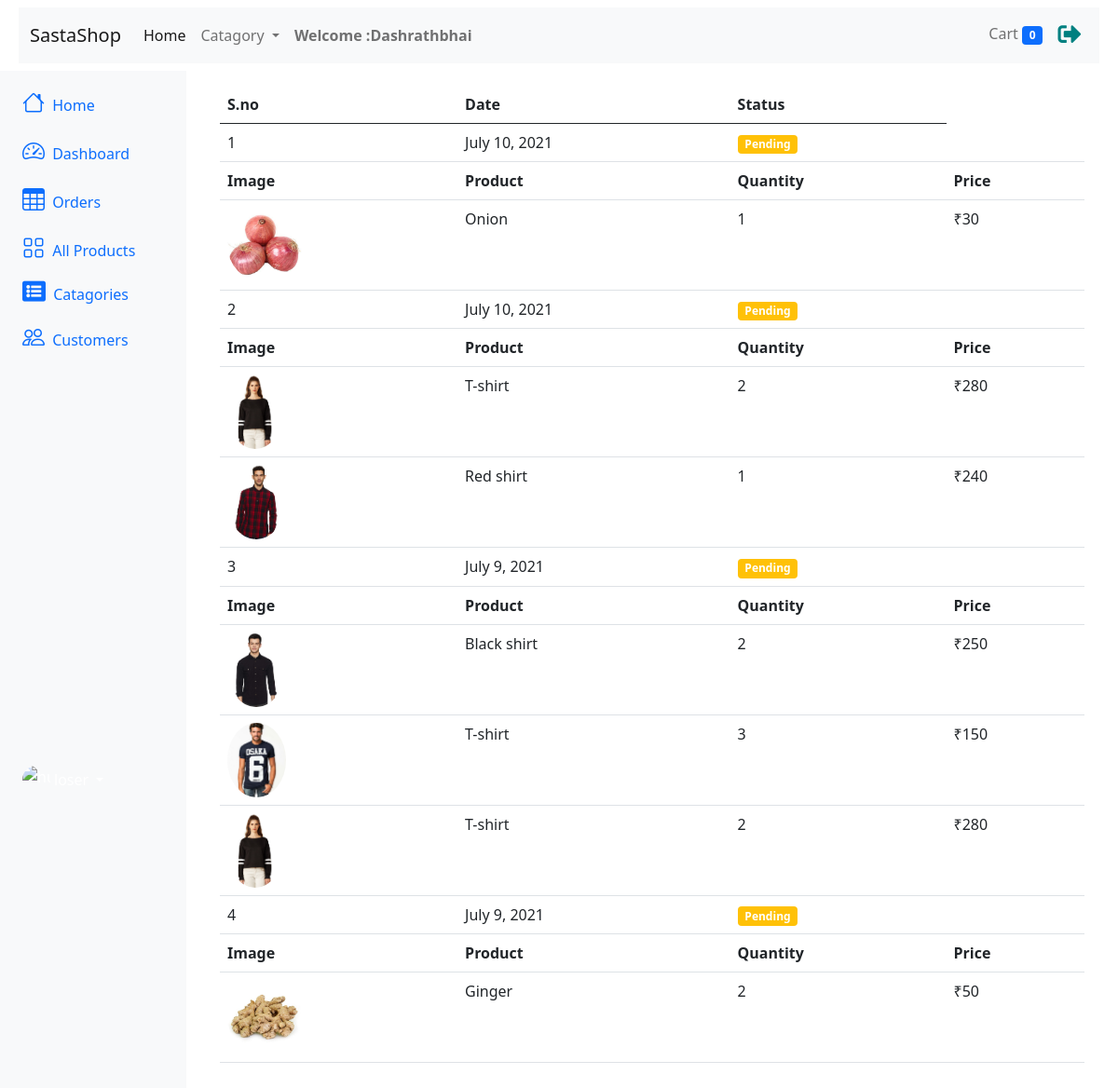
The app's page /order (signed in) with its own data.
### store/models.py (models this page shows, shortened)
class Customer(models.Model):
    first_name = models.CharField(max_length=50)
    last_name = models.CharField(max_length=50)
    phone = models.CharField(max_length=15)
    email = models.EmailField()
    password = models.CharField(max_length=500)

class Order(models.Model):
    customer = models.ForeignKey(Customer,on_delete=models.CASCADE)
    address = models.CharField(max_length=50,default='')
    date = models.DateField(default=datetime.datetime.today)
    status = models.BooleanField(default=False)

class OrderDetail(models.Model):
    order = models.ForeignKey(Order,on_delete=models.CASCADE)
    product = models.ForeignKey(Product,on_delete=models.CASCADE)
    quantity = models.IntegerField(default=1)
    price = models.IntegerField()

class Product(models.Model):
    name = models.CharField(max_length=50)
    price = models.IntegerField(default=0)
    description = models.CharField(max_length=100,default='')
    image = models.ImageField(upload_to='uploads/products/')
    catagory = models.ForeignKey(Catagory,on_delete=models.CASCADE,default=1)
    def __str__(self):
        return self.name

### store/views.py (the view)
    def middleware(request):
        returnUrl = request.META['PATH_INFO']
        if not request.session.get('user'):
            return redirect(f'login?return_url={returnUrl}')
        response = get_response(request)
        return response

### store/templatetags/cart.py (called while the page is built)
@register.filter(name='currency')
def currency(number):
    return "₹"+str(number)

### store/views.py (called while the page is built)
def auth_middleware(get_response):
    def middleware(request):
        returnUrl = request.META['PATH_INFO']
        if not request.session.get('user'):
            return redirect(f'login?return_url={returnUrl}')
        response = get_response(request)
        return response
    return middleware

    def get(self,request):
        orders = Order.objects.filter(customer=Customer(id = request.session.get('customer_id'))).order_by('-date')
        order_detail = OrderDetail.objects.all()
        print(order_detail)
        context={
            'orders':orders,
            'order_detail':order_detail,
        }
        return render(request,"store/order.html",context)

### store/templates/store/order.html (shortened to what this page needs)
{% extends 'store/main.html' %} {% block content %}{% load cart %}
<div class="container-fluid">
  {% include 'store/navbar.html' %}
  <div class="row flex-nowrap">
    <div class="col-auto col-md-3 col-xl-2 px-sm-2 px-0 bg-light">
      <div
        class="
          d-flex
          flex-column
          align-items-center align-items-sm-start
          px-3
          pt-2
          text-white
          min-vh-100
        "
      >
        <ul
          class="
            nav nav-pills
            flex-column
            mb-sm-auto mb-0
            align-items-center align-items-sm-start
          "
          id="menu"
        >
          <li class="nav-item">
            <a href="#" class="nav-link align-middle px-0">
              <i class="fs-4 bi-house"></i>
              <span class="ms-1 d-none d-sm-inline">Home</span>
            </a>
          </li>
          <li>
            <a
              href="#submenu1"
              data-bs-toggle="collapse"
              class="nav-link px-0 align-middle"
            >
              <i class="fs-4 bi-speedometer2"></i>
              <span class="ms-1 d-none d-sm-inline">Dashboard</span>
            </a>
          </li>
          {% if user %}
          <li>
            <a href="{% url 'order' %}" class="nav-link px-0 align-middle">
              <i class="fs-4 bi-table"></i>
              <span class="ms-1 d-none d-sm-inline">Orders</span></a
            >
          </li>
          {% endif %}
          <li>
            <a href="/" class="nav-link px-0 align-middle">
              <i class="fs-4 bi-grid"></i>
              <span class="ms-1 d-none d-sm-inline">All Products</span></a
            >
          </li>
          <li>
            <a
              href="#submenu2"
              data-bs-toggle="collapse"
              class="nav-link px-0 align-middle"
            >
              <i
                class="fa fa-list-alt"
                style="font-size: 25px"
                aria-hidden="true"
              ></i>
              <span class="ms-1 d-none d-sm-inline">Catagories</span></a
            >
          </li>
          <li>
            <a href="#" class="nav-link px-0 align-middle">
              <i class="fs-4 bi-people"></i>
              <span class="ms-1 d-none d-sm-inline">Customers</span>
            </a>
          </li>
        </ul>
        <div class="dropdown pb-4">
          <a
            href="#"
            class="
              d-flex
              align-items-center
              text-white text-decoration-none
              dropdown-toggle
            "
            id="dropdownUser1"
            data-bs-toggle="dropdown"
            aria-expanded="false"
          >
            <img
              src="https://github.com/mdo.png"
              alt="hugenerd"
              width="30"
              height="30"
              class="rounded-circle"
            />
            <span class="d-none d-sm-inline mx-1">loser</span>
          </a>
        </div>
      </div>
    </div>
    <div class="col py-3">
      <div class="container-fluid">
        <table class="table">
          <tr>
            <th>S.no</th>
            <th>Date</th>
            <th>Status</th>
          </tr>
          <tbody>
            {% for o in orders %}
            <tr>
              <td>{{forloop.counter}}</td>
              <td>{{o.date }}</td>
              {% if o.status %}
              <td><small class="badge bg-success">Completed</small></td>
              {% else %}
              <td><small class="badge bg-warning">Pending</small></td>
              {% endif %}
              <td>
                <tr>
                  <th>Image</th>
                  <th>Product</th>
                  <th>Quantity</th>
                  <th>Price</th>
                </tr>
                {% for od in order_detail %} {% if od.order == o %}
                <tr>
                  <td>
                    <img
                      src="{{ od.product.image.url }}"
                      alt="img"
                      style="height: 80px"
                      class="rounded-circle"
                    />
                  </td>
                  <td>{{ od.product }}</td>
                  <td>{{ od.quantity }}</td>
                  <td>{{ od.price|currency }}</td>
                </tr>
                {% endif %} {% endfor %}
              </td>
            </tr>
            {% endfor %}
          </tbody>
        </table>
      </div>
    </div>
  </div>
</div>
{% endblock %}

### store/templates/store/navbar.html (shortened to what this page needs)
<nav class="navbar navbar-expand-lg navbar-light bg-light m-2">
  <div class="container-fluid">
    <a class="navbar-brand" href="/">SastaShop</a>
    <div class="collapse navbar-collapse" id="navbarSupportedContent">
      <ul class="navbar-nav me-auto mb-2 mb-lg-0">
        <li class="nav-item">
          <a class="nav-link active" aria-current="page" href="#">Home</a>
        </li>
        <li class="nav-item dropdown">
          <a
            class="nav-link dropdown-toggle"
            href="#"
            id="navbarDropdown"
            role="button"
            data-bs-toggle="dropdown"
            aria-expanded="false"
          >
            Catagory
          </a>
        </li>
        {% if request.session.user %}
        <li>
          <a class="nav-link"
            ><strong>Welcome :{{ request.session.user }}</strong></a
          >
        </li>
        {% else %}
        <p></p>
        {% endif %}
      </ul>
      <ul class="navbar-nav my-2 my-lg-0">
        <li class="nav-item">
          <a class="nav-link" aria-current="page" href="{% url 'cart' %}"
            >Cart
            <span class="badge bg-primary">
              {{ request.session.cart.keys|length }}</span
            ></a
          >
        </li>
        {% if request.session.user %}
        <li class="nav-item">
          <a class="nav-link" aria-current="page" href="{% url 'logout' %}"
            ><i
              class="fas fa-sign-out-alt"
              style="font-size: 25px; color: teal"
            ></i
          ></a>
        </li>
        {% endif %}
      </ul>
    </div>
  </div>
</nav>

### records on screen
Customer: session.user "Dashrathbhai"
Order: date "July 10, 2021", status "Pending"
OrderDetail: product.image (picture), product "Onion", quantity "1", price "₹30"
Order: date "July 10, 2021", status "Pending"
OrderDetail: product.image (picture), product "T-shirt", quantity "2", price "₹280"
OrderDetail: product.image (picture), product "Red shirt", quantity "1", price "₹240"
Order: date "July 9, 2021", status "Pending"
OrderDetail: product.image (picture), product "Black shirt", quantity "2", price "₹250"
OrderDetail: product.image (picture), product "T-shirt", quantity "3", price "₹150"
OrderDetail: product.image (picture), product "T-shirt", quantity "2", price "₹280"
Order: date "July 9, 2021", status "Pending"
OrderDetail: product.image (picture), product "Ginger", quantity "2", price "₹50"

### other values on screen
{{ request.session.cart.keys|length }} "0"
